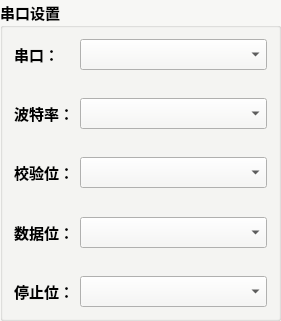
         <widget class="QGroupBox" name="groupBox">
          <property name="geometry">
           <rect>
            <x>40</x>
            <y>40</y>
            <width>281</width>
            <height>321</height>
           </rect>
          </property>
          <property name="palette">
           <palette>
            <active>
             <colorrole role="WindowText">
              <brush brushstyle="SolidPattern">
               <color alpha="255">
                <red>0</red>
                <green>0</green>
                <blue>0</blue>
               </color>
              </brush>
             </colorrole>
             <colorrole role="Button">
              <brush brushstyle="SolidPattern">
               <color alpha="255">
                <red>247</red>
                <green>247</green>
                <blue>245</blue>
               </color>
              </brush>
             </colorrole>
             <colorrole role="Text">
              <brush brushstyle="SolidPattern">
               <color alpha="255">
                <red>0</red>
                <green>0</green>
                <blue>0</blue>
               </color>
              </brush>
             </colorrole>
             <colorrole role="Base">
              <brush brushstyle="SolidPattern">
               <color alpha="255">
                <red>247</red>
                <green>247</green>
                <blue>245</blue>
               </color>
              </brush>
             </colorrole>
             <colorrole role="Window">
              <brush brushstyle="SolidPattern">
               <color alpha="255">
                <red>247</red>
                <green>247</green>
                <blue>245</blue>
               </color>
              </brush>
             </colorrole>
            </active>
            <inactive>
             <colorrole role="WindowText">
              <brush brushstyle="SolidPattern">
               <color alpha="255">
                <red>0</red>
                <green>0</green>
                <blue>0</blue>
               </color>
              </brush>
             </colorrole>
             <colorrole role="Button">
              <brush brushstyle="SolidPattern">
               <color alpha="255">
                <red>247</red>
                <green>247</green>
                <blue>245</blue>
               </color>
              </brush>
             </colorrole>
             <colorrole role="Text">
              <brush brushstyle="SolidPattern">
               <color alpha="255">
                <red>0</red>
                <green>0</green>
                <blue>0</blue>
               </color>
              </brush>
             </colorrole>
             <colorrole role="Base">
              <brush brushstyle="SolidPattern">
               <color alpha="255">
                <red>247</red>
                <green>247</green>
                <blue>245</blue>
               </color>
              </brush>
             </colorrole>
             <colorrole role="Window">
              <brush brushstyle="SolidPattern">
               <color alpha="255">
                <red>247</red>
                <green>247</green>
                <blue>245</blue>
               </color>
              </brush>
             </colorrole>
            </inactive>
            <disabled>
             <colorrole role="WindowText">
              <brush brushstyle="SolidPattern">
               <color alpha="255">
                <red>120</red>
                <green>120</green>
                <blue>120</blue>
               </color>
              </brush>
             </colorrole>
             <colorrole role="Button">
              <brush brushstyle="SolidPattern">
               <color alpha="255">
                <red>247</red>
                <green>247</green>
                <blue>245</blue>
               </color>
              </brush>
             </colorrole>
             <colorrole role="Text">
              <brush brushstyle="SolidPattern">
               <color alpha="255">
                <red>120</red>
                <green>120</green>
                <blue>120</blue>
               </color>
              </brush>
             </colorrole>
             <colorrole role="Base">
              <brush brushstyle="SolidPattern">
               <color alpha="255">
                <red>247</red>
                <green>247</green>
                <blue>245</blue>
               </color>
              </brush>
             </colorrole>
             <colorrole role="Window">
              <brush brushstyle="SolidPattern">
               <color alpha="255">
                <red>247</red>
                <green>247</green>
                <blue>245</blue>
               </color>
              </brush>
             </colorrole>
            </disabled>
           </palette>
          </property>
          <property name="font">
           <font>
            <family>微软雅黑</family>
            <pointsize>11</pointsize>
            <weight>75</weight>
            <bold>true</bold>
           </font>
          </property>
          <property name="contextMenuPolicy">
           <enum>Qt::DefaultContextMenu</enum>
          </property>
          <property name="title">
           <string>串口设置</string>
          </property>
          <property name="flat">
           <bool>false</bool>
          </property>
          <layout class="QVBoxLayout" name="verticalLayout_8">
           <item>
            <layout class="QFormLayout" name="formLayout_2">
             <item row="0" column="0">
              <widget class="QLabel" name="label_28">
               <property name="palette">
                <palette>
                 <active>
                  <colorrole role="WindowText">
                   <brush brushstyle="SolidPattern">
                    <color alpha="255">
                     <red>0</red>
                     <green>0</green>
                     <blue>0</blue>
                    </color>
                   </brush>
                  </colorrole>
                  <colorrole role="Button">
                   <brush brushstyle="SolidPattern">
                    <color alpha="255">
                     <red>247</red>
                     <green>247</green>
                     <blue>245</blue>
                    </color>
                   </brush>
                  </colorrole>
                  <colorrole role="Base">
                   <brush brushstyle="SolidPattern">
                    <color alpha="255">
                     <red>247</red>
                     <green>247</green>
                     <blue>245</blue>
                    </color>
                   </brush>
                  </colorrole>
                  <colorrole role="Window">
                   <brush brushstyle="SolidPattern">
                    <color alpha="255">
                     <red>247</red>
                     <green>247</green>
                     <blue>245</blue>
                    </color>
                   </brush>
                  </colorrole>
                 </active>
                 <inactive>
                  <colorrole role="WindowText">
                   <brush brushstyle="SolidPattern">
                    <color alpha="255">
                     <red>0</red>
                     <green>0</green>
                     <blue>0</blue>
                    </color>
                   </brush>
                  </colorrole>
                  <colorrole role="Button">
                   <brush brushstyle="SolidPattern">
                    <color alpha="255">
                     <red>247</red>
                     <green>247</green>
                     <blue>245</blue>
                    </color>
                   </brush>
                  </colorrole>
                  <colorrole role="Base">
                   <brush brushstyle="SolidPattern">
                    <color alpha="255">
                     <red>247</red>
                     <green>247</green>
                     <blue>245</blue>
                    </color>
                   </brush>
                  </colorrole>
                  <colorrole role="Window">
                   <brush brushstyle="SolidPattern">
                    <color alpha="255">
                     <red>247</red>
                     <green>247</green>
                     <blue>245</blue>
                    </color>
                   </brush>
                  </colorrole>
                 </inactive>
                 <disabled>
                  <colorrole role="WindowText">
                   <brush brushstyle="SolidPattern">
                    <color alpha="255">
                     <red>120</red>
                     <green>120</green>
                     <blue>120</blue>
                    </color>
                   </brush>
                  </colorrole>
                  <colorrole role="Button">
                   <brush brushstyle="SolidPattern">
                    <color alpha="255">
                     <red>247</red>
                     <green>247</green>
                     <blue>245</blue>
                    </color>
                   </brush>
                  </colorrole>
                  <colorrole role="Base">
                   <brush brushstyle="SolidPattern">
                    <color alpha="255">
                     <red>247</red>
                     <green>247</green>
                     <blue>245</blue>
                    </color>
                   </brush>
                  </colorrole>
                  <colorrole role="Window">
                   <brush brushstyle="SolidPattern">
                    <color alpha="255">
                     <red>247</red>
                     <green>247</green>
                     <blue>245</blue>
                    </color>
                   </brush>
                  </colorrole>
                 </disabled>
                </palette>
               </property>
               <property name="font">
                <font>
                 <family>微软雅黑</family>
                 <pointsize>11</pointsize>
                 <weight>75</weight>
                 <bold>true</bold>
                 <kerning>false</kerning>
                </font>
               </property>
               <property name="text">
                <string>串口：</string>
               </property>
              </widget>
             </item>
             <item row="0" column="1">
              <widget class="QComboBox" name="portBox">
               <property name="font">
                <font>
                 <family>微软雅黑</family>
                 <pointsize>12</pointsize>
                 <weight>75</weight>
                 <bold>true</bold>
                </font>
               </property>
              </widget>
             </item>
             <item row="1" column="0">
              <spacer name="verticalSpacer_5">
               <property name="orientation">
                <enum>Qt::Vertical</enum>
               </property>
               <property name="sizeHint" stdset="0">
                <size>
                 <width>17</width>
                 <height>18</height>
                </size>
               </property>
              </spacer>
             </item>
             <item row="2" column="0">
              <widget class="QLabel" name="label_29">
               <property name="palette">
                <palette>
                 <active>
                  <colorrole role="WindowText">
                   <brush brushstyle="SolidPattern">
                    <color alpha="255">
                     <red>0</red>
                     <green>0</green>
                     <blue>0</blue>
                    </color>
                   </brush>
                  </colorrole>
                  <colorrole role="Button">
                   <brush brushstyle="SolidPattern">
                    <color alpha="255">
                     <red>247</red>
                     <green>247</green>
                     <blue>245</blue>
                    </color>
                   </brush>
                  </colorrole>
                  <colorrole role="Base">
                   <brush brushstyle="SolidPattern">
                    <color alpha="255">
                     <red>247</red>
                     <green>247</green>
                     <blue>245</blue>
                    </color>
                   </brush>
                  </colorrole>
                  <colorrole role="Window">
                   <brush brushstyle="SolidPattern">
                    <color alpha="255">
                     <red>247</red>
                     <green>247</green>
                     <blue>245</blue>
                    </color>
                   </brush>
                  </colorrole>
                 </active>
                 <inactive>
                  <colorrole role="WindowText">
                   <brush brushstyle="SolidPattern">
                    <color alpha="255">
                     <red>0</red>
                     <green>0</green>
                     <blue>0</blue>
                    </color>
                   </brush>
                  </colorrole>
                  <colorrole role="Button">
                   <brush brushstyle="SolidPattern">
                    <color alpha="255">
                     <red>247</red>
                     <green>247</green>
                     <blue>245</blue>
                    </color>
                   </brush>
                  </colorrole>
                  <colorrole role="Base">
                   <brush brushstyle="SolidPattern">
                    <color alpha="255">
                     <red>247</red>
                     <green>247</green>
                     <blue>245</blue>
                    </color>
                   </brush>
                  </colorrole>
                  <colorrole role="Window">
                   <brush brushstyle="SolidPattern">
                    <color alpha="255">
                     <red>247</red>
                     <green>247</green>
                     <blue>245</blue>
                    </color>
                   </brush>
                  </colorrole>
                 </inactive>
                 <disabled>
                  <colorrole role="WindowText">
                   <brush brushstyle="SolidPattern">
                    <color alpha="255">
                     <red>120</red>
                     <green>120</green>
                     <blue>120</blue>
                    </color>
                   </brush>
                  </colorrole>
                  <colorrole role="Button">
                   <brush brushstyle="SolidPattern">
                    <color alpha="255">
                     <red>247</red>
                     <green>247</green>
                     <blue>245</blue>
                    </color>
                   </brush>
                  </colorrole>
                  <colorrole role="Base">
                   <brush brushstyle="SolidPattern">
                    <color alpha="255">
                     <red>247</red>
                     <green>247</green>
                     <blue>245</blue>
                    </color>
                   </brush>
                  </colorrole>
                  <colorrole role="Window">
                   <brush brushstyle="SolidPattern">
                    <color alpha="255">
                     <red>247</red>
                     <green>247</green>
                     <blue>245</blue>
                    </color>
                   </brush>
                  </colorrole>
                 </disabled>
                </palette>
               </property>
               <property name="font">
                <font>
                 <family>微软雅黑</family>
                 <pointsize>11</pointsize>
                 <weight>75</weight>
                 <bold>true</bold>
                 <kerning>false</kerning>
                </font>
               </property>
               <property name="text">
                <string>波特率：</string>
               </property>
              </widget>
             </item>
             <item row="2" column="1">
              <widget class="QComboBox" name="rateBox">
               <property name="font">
                <font>
                 <family>微软雅黑</family>
                 <pointsize>12</pointsize>
                 <weight>75</weight>
                 <bold>true</bold>
                </font>
               </property>
               <property name="currentText">
                <string/>
               </property>
              </widget>
             </item>
             <item row="3" column="0">
              <spacer name="verticalSpacer_6">
               <property name="orientation">
                <enum>Qt::Vertical</enum>
               </property>
               <property name="sizeHint" stdset="0">
                <size>
                 <width>17</width>
                 <height>18</height>
                </size>
               </property>
              </spacer>
             </item>
             <item row="4" column="0">
              <widget class="QLabel" name="label_30">
               <property name="palette">
                <palette>
                 <active>
                  <colorrole role="WindowText">
                   <brush brushstyle="SolidPattern">
                    <color alpha="255">
                     <red>0</red>
                     <green>0</green>
                     <blue>0</blue>
                    </color>
                   </brush>
                  </colorrole>
                  <colorrole role="Button">
                   <brush brushstyle="SolidPattern">
                    <color alpha="255">
                     <red>247</red>
                     <green>247</green>
                     <blue>245</blue>
                    </color>
                   </brush>
                  </colorrole>
                  <colorrole role="Base">
                   <brush brushstyle="SolidPattern">
                    <color alpha="255">
                     <red>247</red>
                     <green>247</green>
                     <blue>245</blue>
                    </color>
                   </brush>
                  </colorrole>
                  <colorrole role="Window">
                   <brush brushstyle="SolidPattern">
                    <color alpha="255">
                     <red>247</red>
                     <green>247</green>
                     <blue>245</blue>
                    </color>
                   </brush>
                  </colorrole>
                 </active>
                 <inactive>
                  <colorrole role="WindowText">
                   <brush brushstyle="SolidPattern">
                    <color alpha="255">
                     <red>0</red>
                     <green>0</green>
                     <blue>0</blue>
                    </color>
                   </brush>
                  </colorrole>
                  <colorrole role="Button">
                   <brush brushstyle="SolidPattern">
                    <color alpha="255">
                     <red>247</red>
                     <green>247</green>
                     <blue>245</blue>
                    </color>
                   </brush>
                  </colorrole>
                  <colorrole role="Base">
                   <brush brushstyle="SolidPattern">
                    <color alpha="255">
                     <red>247</red>
                     <green>247</green>
                     <blue>245</blue>
                    </color>
                   </brush>
                  </colorrole>
                  <colorrole role="Window">
                   <brush brushstyle="SolidPattern">
                    <color alpha="255">
                     <red>247</red>
                     <green>247</green>
                     <blue>245</blue>
                    </color>
                   </brush>
                  </colorrole>
                 </inactive>
                 <disabled>
                  <colorrole role="WindowText">
                   <brush brushstyle="SolidPattern">
                    <color alpha="255">
                     <red>120</red>
                     <green>120</green>
                     <blue>120</blue>
                    </color>
                   </brush>
                  </colorrole>
                  <colorrole role="Button">
                   <brush brushstyle="SolidPattern">
                    <color alpha="255">
                     <red>247</red>
                     <green>247</green>
                     <blue>245</blue>
                    </color>
                   </brush>
                  </colorrole>
                  <colorrole role="Base">
                   <brush brushstyle="SolidPattern">
                    <color alpha="255">
                     <red>247</red>
                     <green>247</green>
                     <blue>245</blue>
                    </color>
                   </brush>
                  </colorrole>
                  <colorrole role="Window">
                   <brush brushstyle="SolidPattern">
                    <color alpha="255">
                     <red>247</red>
                     <green>247</green>
                     <blue>245</blue>
                    </color>
                   </brush>
                  </colorrole>
                 </disabled>
                </palette>
               </property>
               <property name="font">
                <font>
                 <family>微软雅黑</family>
                 <pointsize>11</pointsize>
                 <weight>75</weight>
                 <bold>true</bold>
                 <kerning>false</kerning>
                </font>
               </property>
               <property name="text">
                <string>校验位：</string>
               </property>
              </widget>
             </item>
             <item row="4" column="1">
              <widget class="QComboBox" name="checkBox">
               <property name="font">
                <font>
                 <family>微软雅黑</family>
                 <pointsize>12</pointsize>
                 <weight>75</weight>
                 <bold>true</bold>
                </font>
               </property>
              </widget>
             </item>
             <item row="5" column="0">
              <spacer name="verticalSpacer_7">
               <property name="orientation">
                <enum>Qt::Vertical</enum>
               </property>
               <property name="sizeHint" stdset="0">
                <size>
                 <width>17</width>
                 <height>18</height>
                </size>
               </property>
              </spacer>
             </item>
             <item row="6" column="0">
              <widget class="QLabel" name="label_31">
               <property name="palette">
                <palette>
                 <active>
                  <colorrole role="WindowText">
                   <brush brushstyle="SolidPattern">
                    <color alpha="255">
                     <red>0</red>
                     <green>0</green>
                     <blue>0</blue>
                    </color>
                   </brush>
                  </colorrole>
                  <colorrole role="Button">
                   <brush brushstyle="SolidPattern">
                    <color alpha="255">
                     <red>247</red>
                     <green>247</green>
                     <blue>245</blue>
                    </color>
                   </brush>
                  </colorrole>
                  <colorrole role="Base">
                   <brush brushstyle="SolidPattern">
                    <color alpha="255">
                     <red>247</red>
                     <green>247</green>
                     <blue>245</blue>
                    </color>
                   </brush>
                  </colorrole>
                  <colorrole role="Window">
                   <brush brushstyle="SolidPattern">
                    <color alpha="255">
                     <red>247</red>
                     <green>247</green>
                     <blue>245</blue>
                    </color>
                   </brush>
                  </colorrole>
                 </active>
                 <inactive>
                  <colorrole role="WindowText">
                   <brush brushstyle="SolidPattern">
                    <color alpha="255">
                     <red>0</red>
                     <green>0</green>
                     <blue>0</blue>
                    </color>
                   </brush>
                  </colorrole>
                  <colorrole role="Button">
                   <brush brushstyle="SolidPattern">
                    <color alpha="255">
                     <red>247</red>
                     <green>247</green>
                     <blue>245</blue>
                    </color>
                   </brush>
                  </colorrole>
                  <colorrole role="Base">
                   <brush brushstyle="SolidPattern">
                    <color alpha="255">
                     <red>247</red>
                     <green>247</green>
                     <blue>245</blue>
                    </color>
                   </brush>
                  </colorrole>
                  <colorrole role="Window">
                   <brush brushstyle="SolidPattern">
                    <color alpha="255">
                     <red>247</red>
                     <green>247</green>
                     <blue>245</blue>
                    </color>
                   </brush>
                  </colorrole>
                 </inactive>
                 <disabled>
                  <colorrole role="WindowText">
                   <brush brushstyle="SolidPattern">
                    <color alpha="255">
                     <red>120</red>
                     <green>120</green>
                     <blue>120</blue>
                    </color>
                   </brush>
                  </colorrole>
                  <colorrole role="Button">
                   <brush brushstyle="SolidPattern">
                    <color alpha="255">
                     <red>247</red>
                     <green>247</green>
                     <blue>245</blue>
                    </color>
                   </brush>
                  </colorrole>
                  <colorrole role="Base">
                   <brush brushstyle="SolidPattern">
                    <color alpha="255">
                     <red>247</red>
                     <green>247</green>
                     <blue>245</blue>
                    </color>
                   </brush>
                  </colorrole>
                  <colorrole role="Window">
                   <brush brushstyle="SolidPattern">
                    <color alpha="255">
                     <red>247</red>
                     <green>247</green>
                     <blue>245</blue>
                    </color>
                   </brush>
                  </colorrole>
                 </disabled>
                </palette>
               </property>
               <property name="font">
                <font>
                 <family>微软雅黑</family>
                 <pointsize>11</pointsize>
                 <weight>75</weight>
                 <bold>true</bold>
                 <kerning>false</kerning>
                </font>
               </property>
               <property name="text">
                <string>数据位：</string>
               </property>
              </widget>
             </item>
             <item row="6" column="1">
              <widget class="QComboBox" name="dataBox">
               <property name="font">
                <font>
                 <family>微软雅黑</family>
                 <pointsize>12</pointsize>
                 <weight>75</weight>
                 <bold>true</bold>
                </font>
               </property>
              </widget>
             </item>
             <item row="7" column="0">
              <spacer name="verticalSpacer_8">
               <property name="orientation">
                <enum>Qt::Vertical</enum>
               </property>
               <property name="sizeHint" stdset="0">
                <size>
                 <width>17</width>
                 <height>18</height>
                </size>
               </property>
              </spacer>
             </item>
             <item row="8" column="0">
              <widget class="QLabel" name="label_32">
               <property name="palette">
                <palette>
                 <active>
                  <colorrole role="WindowText">
                   <brush brushstyle="SolidPattern">
                    <color alpha="255">
                     <red>0</red>
                     <green>0</green>
                     <blue>0</blue>
                    </color>
                   </brush>
                  </colorrole>
                  <colorrole role="Button">
                   <brush brushstyle="SolidPattern">
                    <color alpha="255">
                     <red>247</red>
                     <green>247</green>
                     <blue>245</blue>
                    </color>
                   </brush>
                  </colorrole>
                  <colorrole role="Base">
                   <brush brushstyle="SolidPattern">
                    <color alpha="255">
                     <red>247</red>
                     <green>247</green>
                     <blue>245</blue>
                    </color>
                   </brush>
                  </colorrole>
                  <colorrole role="Window">
                   <brush brushstyle="SolidPattern">
                    <color alpha="255">
                     <red>247</red>
                     <green>247</green>
                     <blue>245</blue>
                    </color>
                   </brush>
                  </colorrole>
                 </active>
                 <inactive>
                  <colorrole role="WindowText">
                   <brush brushstyle="SolidPattern">
                    <color alpha="255">
                     <red>0</red>
                     <green>0</green>
                     <blue>0</blue>
                    </color>
                   </brush>
                  </colorrole>
                  <colorrole role="Button">
                   <brush brushstyle="SolidPattern">
                    <color alpha="255">
                     <red>247</red>
                     <green>247</green>
                     <blue>245</blue>
                    </color>
                   </brush>
                  </colorrole>
                  <colorrole role="Base">
                   <brush brushstyle="SolidPattern">
                    <color alpha="255">
                     <red>247</red>
                     <green>247</green>
                     <blue>245</blue>
                    </color>
                   </brush>
                  </colorrole>
                  <colorrole role="Window">
                   <brush brushstyle="SolidPattern">
                    <color alpha="255">
                     <red>247</red>
                     <green>247</green>
                     <blue>245</blue>
                    </color>
                   </brush>
                  </colorrole>
                 </inactive>
                 <disabled>
                  <colorrole role="WindowText">
                   <brush brushstyle="SolidPattern">
                    <color alpha="255">
                     <red>120</red>
                     <green>120</green>
                     <blue>120</blue>
                    </color>
                   </brush>
                  </colorrole>
                  <colorrole role="Button">
                   <brush brushstyle="SolidPattern">
                    <color alpha="255">
                     <red>247</red>
                     <green>247</green>
                     <blue>245</blue>
                    </color>
                   </brush>
                  </colorrole>
                  <colorrole role="Base">
                   <brush brushstyle="SolidPattern">
                    <color alpha="255">
                     <red>247</red>
                     <green>247</green>
                     <blue>245</blue>
                    </color>
                   </brush>
                  </colorrole>
                  <colorrole role="Window">
                   <brush brushstyle="SolidPattern">
                    <color alpha="255">
                     <red>247</red>
                     <green>247</green>
                     <blue>245</blue>
                    </color>
                   </brush>
                  </colorrole>
                 </disabled>
                </palette>
               </property>
               <property name="font">
                <font>
                 <family>微软雅黑</family>
                 <pointsize>11</pointsize>
                 <weight>75</weight>
                 <bold>true</bold>
                 <kerning>false</kerning>
                </font>
               </property>
               <property name="text">
                <string>停止位：</string>
               </property>
              </widget>
             </item>
             <item row="8" column="1">
              <widget class="QComboBox" name="stopBox">
               <property name="font">
                <font>
                 <family>微软雅黑</family>
                 <pointsize>12</pointsize>
                 <weight>75</weight>
                 <bold>true</bold>
                </font>
               </property>
              </widget>
             </item>
            </layout>
           </item>
          </layout>
         </widget>
